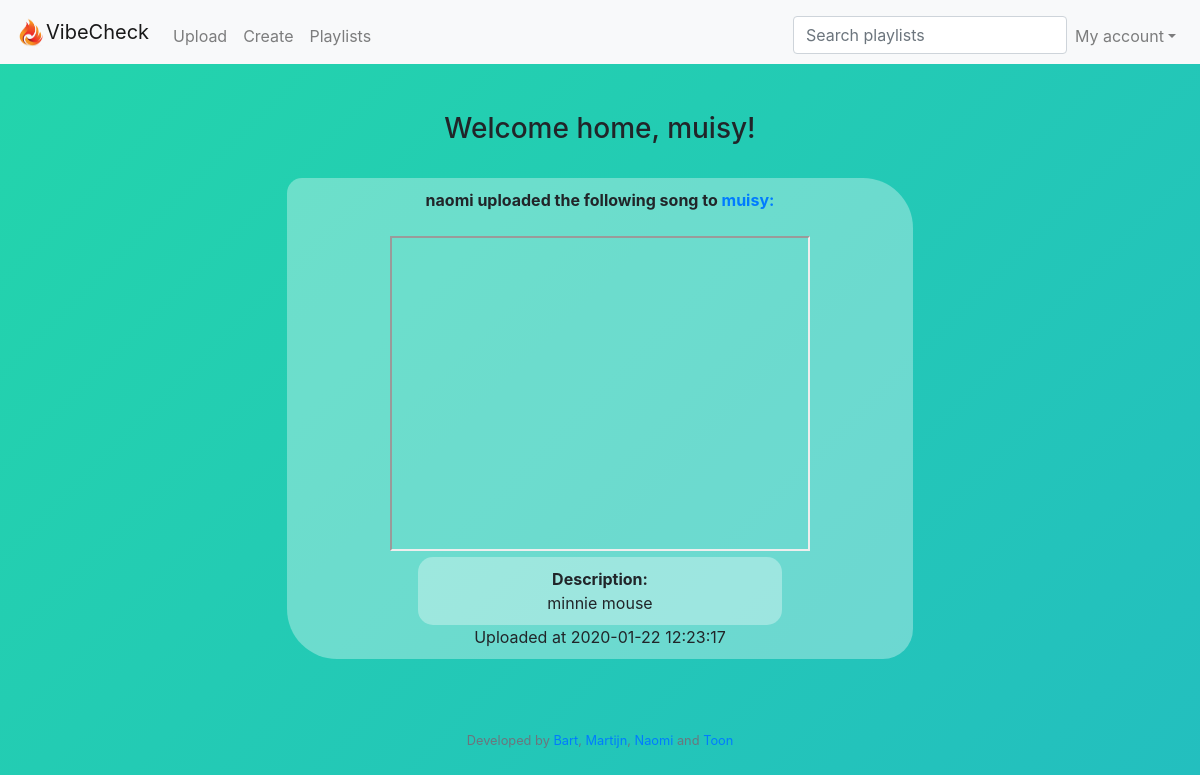
/timeline (signed in), run on the app's committed database.
### tables this page shows
CREATE TABLE 'users' ('user_id' integer PRIMARY KEY NOT NULL, 'username' text, 'hash' text);

CREATE TABLE 'tracks' ('group_id' integer, 'link' text, 'added_by' text, 'time' timestamp DEFAULT CURRENT_TIMESTAMP,'link_desc' text, 'track_id'  INTEGER PRIMARY KEY NOT NULL  );

CREATE TABLE 'groups' ('group_id' integer PRIMARY KEY NOT NULL, 'group_name' text, 'description' text, 'creator_id' INTEGER);

### application.py (the view)
@app.route("/timeline")
@login_required
def timeline():
    groups_ids = db.execute("SELECT group_id FROM group_users WHERE user_id= :user_id", user_id=session["user_id"])
    name = db.execute("SELECT username FROM users WHERE user_id = :user_id", user_id=session["user_id"])
    groups = []
    for group in groups_ids:
        groups.append(group["group_id"])
    data = []
    for group_id in groups:
        rows = db.execute("SELECT group_id, added_by, link, time, link_desc FROM tracks WHERE group_id= :group_id", group_id=group_id)
        for link in rows:
            data1 = []
            data1.append(db.execute("SELECT username FROM users WHERE user_id = :user_id", user_id=link["added_by"]))
            youtube = link["link"]
            data1.append(youtube_api(youtube))
            data1.append(link["time"])
            data1.append(db.execute("SELECT group_name FROM groups WHERE group_id = :group_id", group_id=link["group_id"]))
            data1.append(link["link_desc"])
            data.append(data1)
    data.sort(key=lambda x: x[2], reverse=True)
    return render_template("timeline.html", data=data, name=name)

### application.py (called while the page is built)
@app.after_request
def after_request(response):
    response.headers["Cache-Control"] = "no-cache, no-store, must-revalidate"
    response.headers["Expires"] = 0
    response.headers["Pragma"] = "no-cache"
    return response

### helpers.py (called while the page is built)
def youtube_api(link):
    if "=" in link:
        link = link.split("=")
        link = link[1].split("&")
        for item in link:
            return item
    else:
        link = link.split("e/")
        link = link[1].split("?")
        for item in link:
            return item

def login_required(f):
    @wraps(f)
    def decorated_function(*args, **kwargs):
        if session.get("user_id") is None:
            return redirect("/login")
        return f(*args, **kwargs)
    return decorated_function

### templates/timeline.html (shortened to what this page needs)
{% extends "layout.html" %}
{% block main %}
        <h3 align = "center">Welcome home, {{ name[0]["username"]}}!</h3>
        <br>
        {% for link in data %}
        <div class= "song">
            <div align="center" color=white>
                <strong>{{link[0][0]["username"]}} uploaded the following song to <a href=/group_profile?name={{ link[3][0]["group_name"]}}>{{ link[3][0]["group_name"] }}:</a></strong>
            </div>
            <br>
            <div align="center">
                <iframe width="420" height="315"
                    src="https://www.youtube.com/embed/{{link[1]}}">
                </iframe>
            {% if link[4] %}
                <div class = "comment">
                    <strong>Description:</strong>
                    <br>
                    {{ link[4] }}
                </div>
            {% endif %}
            </div>
            Uploaded at {{link[2]}}
            </div>
        <br>
        {% endfor %}
{% endblock %}

### static/styles.css (style rules this page uses)
body { background: linear-gradient(-45deg, #ee7752, #e73c7e, #23a6d5, #23d5ab); background-size: 800% 400%; animation: gradient 15s ease infinite; }
.comment { margin: 0 auto; width:60%; right: 20px; text-align: center; background-color: rgba(255, 255, 255, 0.33); padding: 10px; border-radius: 15px 15px; }
.song { margin: 0 auto; width:60%; text-align: center; background-color: rgba(255, 255, 255, 0.33); padding: 10px; border-radius: 15px 50px 30px; }

### data on the page
users: username "muisy"
tracks: username "naomi", group_name "muisy", link_desc "minnie mouse", time "2020-01-22 12:23:17"
